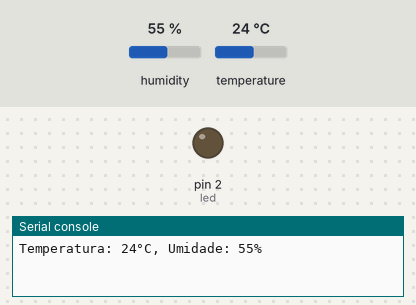
The program below on a simulated MicroPython board. On the bench: output pins drawn as LEDs (lit = HIGH), the last lines printed to the serial console. The test bench sets the inputs (shaded band); at power-on: temperature 24 °C, humidity 55 %.

Above: at 1.2 s.
1.3 s: temperature set to 29 °C
4.0 s: temperature set to 32 °C
At 5.4 s:
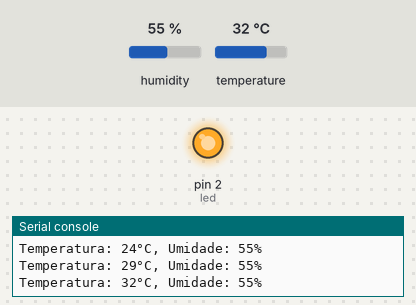
6.7 s: temperature set to 12 °C
At 8.9 s:
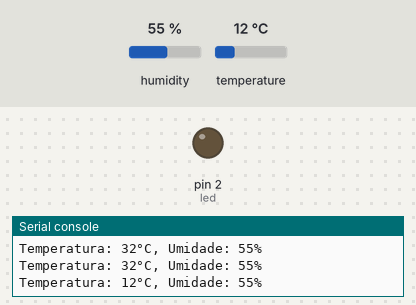
9.6 s: temperature set to 33 °C
At 11.3 s:
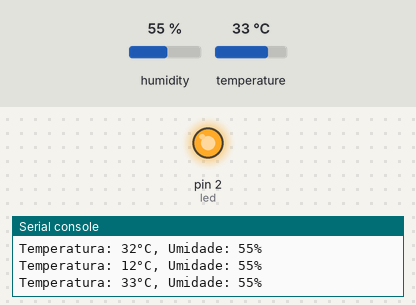
Timing chart, 0 to 12.8 s (numbered marks = the images above; inputs shaded):
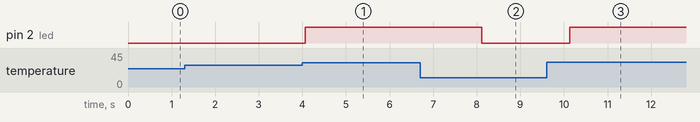

Measured:
- the behaviour switches between 30 and 31 °C on temperature (found by bisection; images 0 and 1)
- after the input at 4.0 s, pin 2 (led): LOW → HIGH after 0.07 s
- after the input at 6.7 s, pin 2 (led): HIGH → LOW after 1.4 s
- after the input at 9.6 s, pin 2 (led): LOW → HIGH after 0.54 s

The program:

exemplo_python.py
```python
import machine
import dht
import time


sensor = dht.DHT11(machine.Pin(14))  # GPIO14
led = machine.Pin(2, machine.Pin.OUT)  # GPIO2

limite_temp = 30

while True:
    try:
        sensor.measure()
        temp = sensor.temperature()
        umid = sensor.humidity()

        print("Temperatura: {}°C, Umidade: {}%".format(temp, umid))

        if temp > limite_temp:
            led.on()
        else:
            led.off()

        time.sleep(2)

    except OSError as e:
        print("Erro ao ler o sensor:", e)
```
